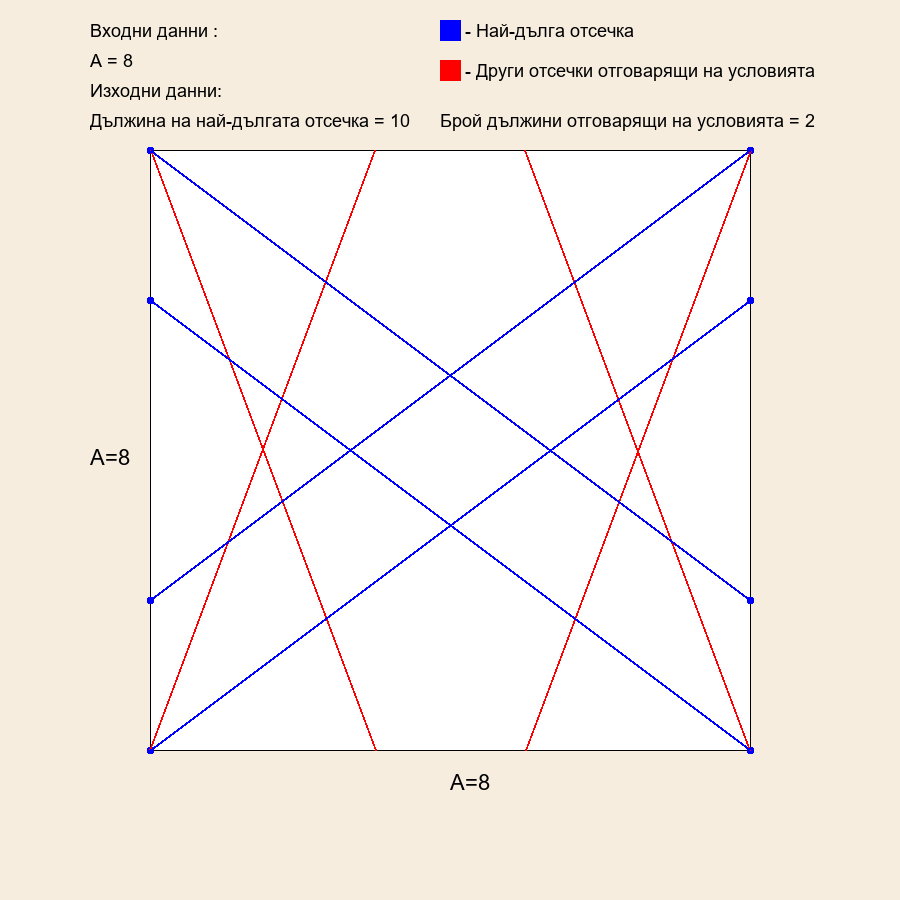

The Python source for this figure:
import math
from PIL import Image, ImageDraw, ImageFont

couples = []
longestline = [0,0]
lengths = []
longestSegment = 0

A = int(input())
while A < 1 or A > 20000:
	print("Please insert a value between 0 and 20000")
	A = int(input())


for y in range(1,A+1):
    for x in range(y+1,A+1): 
        temp = math.floor(math.sqrt(x*x + y*y))
        if temp*temp == (x*x + y*y):
            couples.append(x)
            couples.append(y)
            lengths.append(temp)
            if longestSegment < temp:
                longestSegment = temp
                longestline[0] = x
                longestline[1] = y

lengths = set(lengths)
print(longestSegment,len(lengths))

def drawImage():
    image = Image.new('RGB',(900,900),(246, 237, 223))
    drawing = ImageDraw.Draw(image)
    velkoz = 600/A
    textfont=ImageFont.truetype('arial.ttf', size=22)
    textfont2=ImageFont.truetype('arial.ttf', size=18)

    drawing.text((90, 20),
                 "Входни данни :",
                 fill=(0, 0, 0, 0), font=textfont2)
    drawing.text((90, 50),
                 "А = {:d} ".format(A),
                 fill=(0, 0, 0, 0), font=textfont2)
    drawing.text((90, 80),
                 "Изходни данни:",
                 fill=(0, 0, 0, 0), font=textfont2)
    drawing.text((90, 110),
                 "Дължина на най-дългата отсечка = {:d}      Брой дължини отговарящи на условията = {:d}".format(longestSegment,len(lengths)),
                 fill=(0, 0, 0, 0), font=textfont2)
    drawing.text((90,445), "A={:d}".format(A), fill=(0,0,0,0), font=textfont)
    drawing.text((450,770), "A={:d}".format(A), fill=(0,0,0,0), font=textfont)
    drawing.rectangle(xy=[440, 20, 460 ,40],
                fill=(0, 0, 255), outline=None)
    drawing.text((460, 20),
                 " - Най-дълга отсечка ",
                 fill=0, font=textfont2)
    drawing.rectangle(xy=[440, 60, 460 ,80],
                fill=(255, 0, 0), outline=None)
    drawing.text((460, 60),
                 " - Други отсечки отговарящи на условията",
                 fill=0, font=textfont2)
    
    drawing.rectangle(xy=[150,150,750,750], fill=(255,255,255), outline=(0,0,0))
    if (len(lengths)>0):
        drawing.ellipse((147,147,153,153), fill = (0,0,255), outline =(0,0,255))
        drawing.ellipse(((150+longestline[0]*velkoz)-3, (150+longestline[1]*velkoz)-3, (150+longestline[0]*velkoz)+3,  (150+longestline[1]*velkoz)+3), fill = (0,0,255), outline =(0,0,255))
        drawing.ellipse((147,747,153,753), fill = (0,0,255), outline =(0,0,255))
        drawing.ellipse(((150+longestline[0]*velkoz)-3, (750-longestline[1]*velkoz)-3, (150+longestline[0]*velkoz)+3,  (750-longestline[1]*velkoz)+3), fill = (0,0,255), outline =(0,0,255))
        drawing.ellipse((747,147,753,153), fill = (0,0,255), outline =(0,0,255))
        drawing.ellipse(((750-longestline[0]*velkoz)-3, (150+longestline[1]*velkoz)-3, (750-longestline[0]*velkoz)+3,  (150+longestline[1]*velkoz)+3), fill = (0,0,255), outline =(0,0,255))
        drawing.ellipse((747,747,753,753), fill = (0,0,255), outline =(0,0,255))
        drawing.ellipse(((750-longestline[0]*velkoz)-3, (750-longestline[1]*velkoz)-3, (750-longestline[0]*velkoz)+3,  (750-longestline[1]*velkoz)+3), fill = (0,0,255), outline =(0,0,255))
    else:
        drawing.text((250,450),"Няма отсечки отговарящи на условията",fill=0,font=textfont)
    for i in range(0,len(couples)-1):
        drawing.line((150,150,150+couples[i]*velkoz,150+couples[i+1]*velkoz),fill=(255,0,0),width=2)
        drawing.line((150,750,150+couples[i]*velkoz,750-couples[i+1]*velkoz),fill=(255,0,0),width=2)
        drawing.line((750,150,750-couples[i]*velkoz,150+couples[i+1]*velkoz),fill=(255,0,0),width=2)
        drawing.line((750,750,750-couples[i]*velkoz,750-couples[i+1]*velkoz),fill=(255,0,0),width=2)

        i=i+2
    drawing.line((150,150,150+longestline[0]*velkoz,150+longestline[1]*velkoz),fill=(0,0,255),width=2)
    drawing.line((150,750,150+longestline[0]*velkoz,750-longestline[1]*velkoz),fill=(0,0,255),width=2)
    drawing.line((750,150,750-longestline[0]*velkoz,150+longestline[1]*velkoz),fill=(0,0,255),width=2)
    drawing.line((750,750,750-longestline[0]*velkoz,750-longestline[1]*velkoz),fill=(0,0,255),width=2)



    image.save("square.png")	 


drawImage()